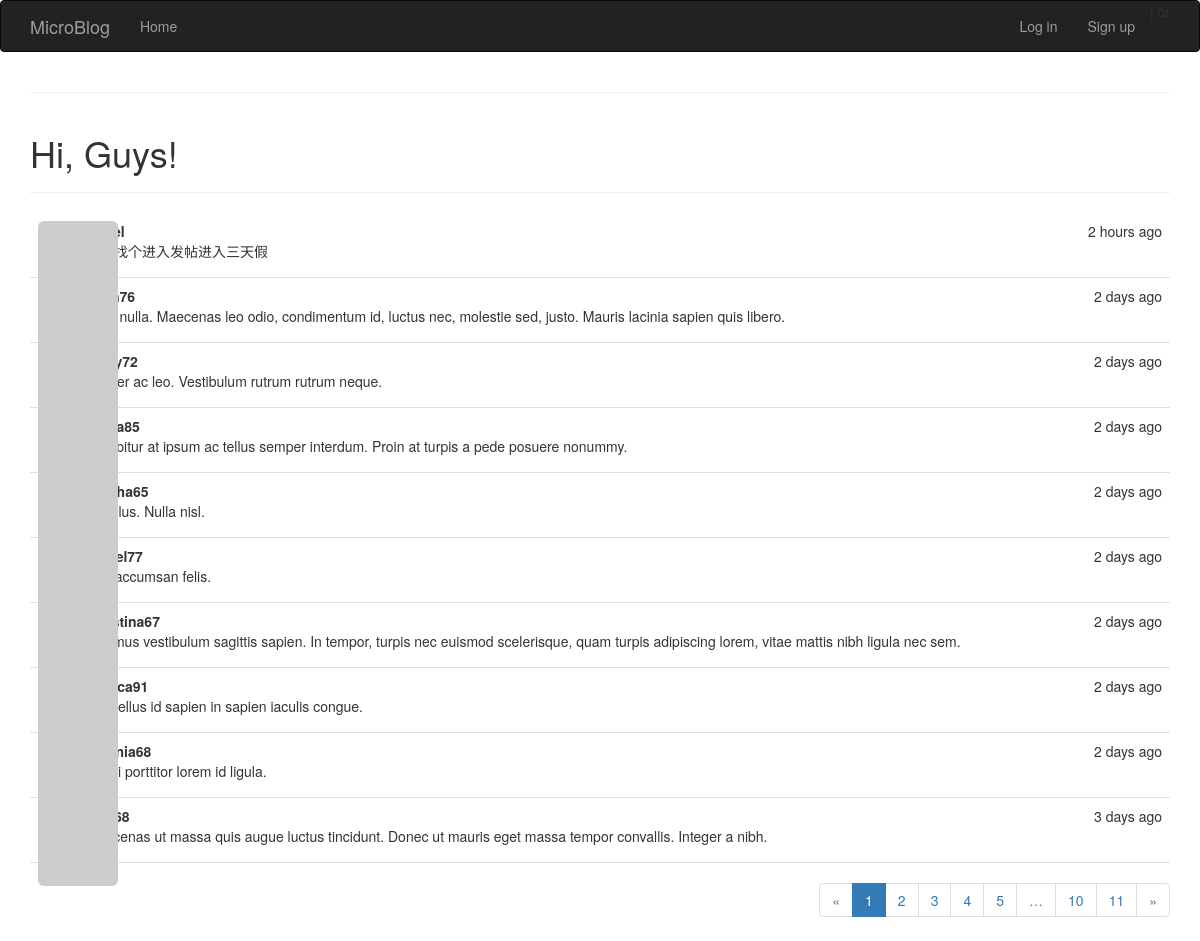
The page /index on the database as committed earlier.
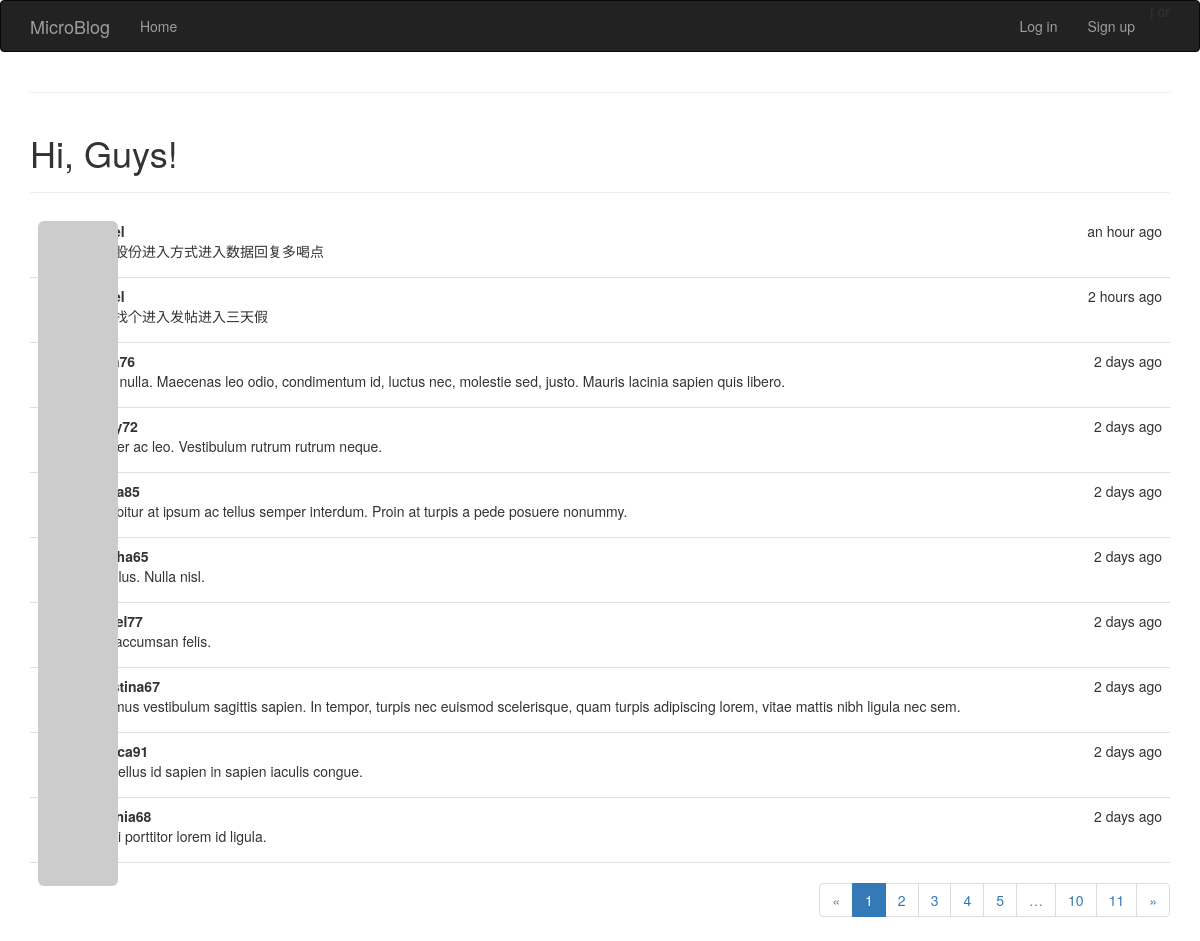
The same page on the database as committed later.
### app/models.py (models this page shows, shortened)
class Post(db.Model):
    id = db.Column(db.Integer, primary_key = True)
    body = db.Column(db.String(140))
    timestamp = db.Column(db.DateTime(), default=datetime.now)
    user_id = db.Column(db.Integer, db.ForeignKey('user.id'))

class User(db.Model):
    id = db.Column(db.Integer, primary_key = True)
    name = db.Column(db.String(64), index = True, unique = True)
    email = db.Column(db.String(120), index = True, unique = True)
    role_id = db.Column(db.Integer, db.ForeignKey('role.id'))
    password_hash = db.Column(db.String(128))
    posts = db.relationship('Post', backref = 'author', lazy = 'dynamic')
    location = db.Column(db.String(64))
    about_me = db.Column(db.String(140))
    member_since = db.Column(db.DateTime(), default=datetime.now)
    last_seen = db.Column(db.DateTime(), default=datetime.now)
    avatar_hash = db.Column(db.String(32))
    def gravatar(self, size=100, default='identicon', rating='g'):
        if request.is_secure:
            url = 'https://secure.gravatar.com/avatar'
        else:
            url = 'http://www.gravatar.com/avatar'
        hash = self.avatar_hash or hashlib.md5(
            self.email.encode('utf-8')).hexdigest()
        return '{url}/{hash}?s={size}&d={default}&r={rating}'.format(
            url=url, hash=hash, size=size, default=default, rating=rating)
    @property
    def password(self):
        raise AttributeError('password is not a readable attribute')

### app/views.py (the view, shortened to what this page needs)
@app.route('/', methods = ['GET','POST'])
@app.route('/index', methods = ['GET','POST'])
def index():
    form = PublishForm()
    user = None
    query = Post.query
    page = request.args.get('page', 1, type=int)
    pagination = query.order_by(Post.timestamp.desc()).paginate(
        page, per_page=current_app.config['FLASKY_POSTS_PER_PAGE'],
        error_out=False)
    posts = pagination.items
    return render_template("index.html",
                            title = 'Home',
                            form = form,
                            user = user,
                            posts = posts,
                            pagination=pagination
                            )

### app/templates/index.html
{% extends "base.html" %}
{% import "bootstrap/wtf.html" as wtf %}
{% import "_macros.html" as macros %}
{% block page_content %}
    {% if not current_user.is_authenticated %}
    <div class="page-header">
    <h1>Hi, Guys!</h1></div>
    {% else %}
    <div class="page-header">
    <h1>Welcome back, {{ current_user.name }}!</h1></div>
    <div>
    {{ wtf.quick_form(form) }}
    </div>
    {% endif %}
    <div class="post-tabs">
    {% include '_posts.html' %}
    </div>
    {% if pagination %}
    <div class="pagination">
        {{ macros.pagination_widget(pagination, 'index') }}
    </div>
    {% endif %}
{% endblock %}

### app/templates/_posts.html (shortened to what this page needs)
<ul class="posts">
    {% for post in posts %}
    <li class="post">
        <div class="post-thumbnail">
            {% if current_user.is_authenticated %}
            <a href="{{ url_for('users', user_id = post.author.id) }}">
            <img class="img-rounded profile-thumbnail" src="{{ post.author.gravatar(size=40) }}">
            </a>
            {% else %}
            <a><img class="img-rounded profile-thumbnail" src="{{ post.author.gravatar(size=40) }}"></a>
            {% endif %}
        </div>
        <div class="post-content">
            <div class="post-date">{{ moment(post.timestamp).fromNow() }}</div>
            <div class="post-author">
            {% if current_user.is_authenticated %}
            <a href="{{ url_for('users', user_id = post.author.id) }}">{{ post.author.name }}</a>
            {% else %}
            {{ post.author.name }}
            {% endif %}
            </div>
            <div class="post-body">
                {% if post.body_html %}
                    {{ post.body_html | safe }}
                {% else %}
                    {{ post.body }}
                {% endif %}
            </div>
        </div>
    </li>
    {% endfor %}
</ul>

Rows that differ between the two databases and show on the page:
no longer on this page (row unchanged): Post: timestamp "3 days ago", body "Maecenas ut massa quis augue luctus tincidunt. Donec ut mauris eget massa tempor convallis. Integer a nibh."
added Post: timestamp "an hour ago", body "巨化股份进入方式进入数据回复多喝点"
